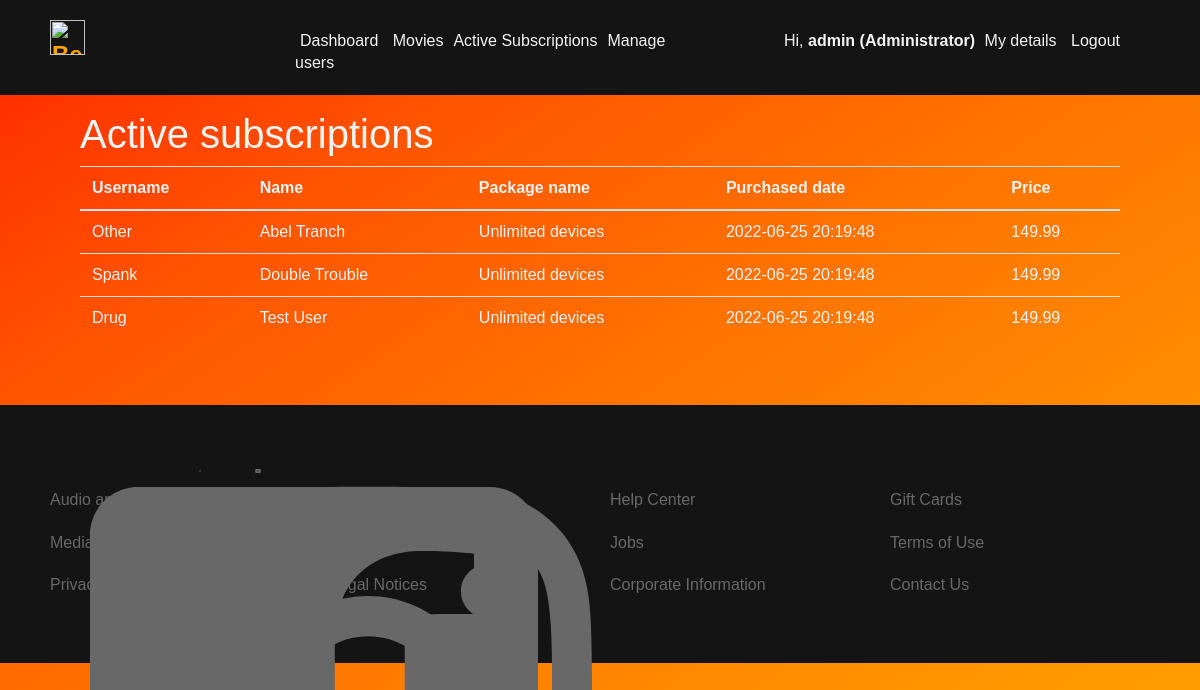
/admin/subscriptions.php (signed in), run on the app's committed database.
### tables this page shows
CREATE TABLE IF NOT EXISTS `order_details` (
  `id` int(11) NOT NULL AUTO_INCREMENT,
  `order_id` int(11) DEFAULT NULL,
  `product_id` int(11) DEFAULT NULL,
  `product_name` varchar(50) DEFAULT NULL,
  `product_price` float(6,2) DEFAULT NULL,
  `qty` int(11) DEFAULT NULL,
  `total_price` double(6,2) DEFAULT NULL,
  PRIMARY KEY (`id`)
);

CREATE TABLE IF NOT EXISTS `orders` (
  `id` int(11) NOT NULL AUTO_INCREMENT,
  `user_id` varchar(50) NOT NULL DEFAULT '0',
  `first_name` varchar(255) NOT NULL,
  `last_name` varchar(255) NOT NULL,
  `total_price` float(6,2) NOT NULL DEFAULT 0.00,
  `order_status` varchar(255) NOT NULL,
  `created_at` datetime DEFAULT NULL,
  `updated_at` datetime DEFAULT NULL,
  PRIMARY KEY (`id`)
);

CREATE TABLE IF NOT EXISTS `products` (
  `id` int(11) NOT NULL AUTO_INCREMENT,
  `product_name` varchar(255) DEFAULT NULL,
  `product_slug` varchar(255) DEFAULT NULL,
  `short_description` varchar(255) DEFAULT NULL,
  `full_description` text DEFAULT NULL,
  `price` double(10,2) DEFAULT NULL,
  `is_featured` tinyint(1) DEFAULT 0,
  `is_active` tinyint(1) DEFAULT 0,
  `created_at` datetime DEFAULT NULL,
  `updated_at` datetime DEFAULT NULL,
  PRIMARY KEY (`id`)
);

### admin/subscriptions.php (the view, shortened to what this page needs)
<?php
require_once('../config/db.php');
$allSubs = "SELECT o.user_id AS username, o.first_name AS f_name, o.last_name AS l_name, od.product_name AS p_name, o.created_at as c_date, p.short_description AS s_desc , p.price as p_price FROM orders o
INNER JOIN order_details od
ON o.id = od.order_id
INNER JOIN products p
ON od.product_id = p.id";
$handle = $pdo->prepare($allSubs);
$handle->execute();
$subs = $handle->fetchAll();
?>
<html>
<head>
    <link rel="stylesheet" href="https://stackpath.bootstrapcdn.com/bootstrap/4.1.3/css/bootstrap.min.css">
    <link rel="stylesheet" type="text/css" href="../assets/css/main.css">
</head>
<body id="home">
<div class="wrapper">
    <?php include('comp/header.php') ?>
    <section class="main-container container">
        <h1>Active subscriptions</h1>
        <table class="table">
            <thead>
            <tr>
                <th>Username</th>
                <th>Name</th>
                <th>Package name</th>
                <th>Purchased date</th>
                <th>Price</th>
            </tr>
            </thead>
            <tbody>
            <?php foreach($subs as $sub): ?>
                <tr>
                    <td><?php echo $sub['username']?></td>
                    <td><?php echo $sub['f_name'].' '.$sub['l_name']?></td>
                    <td><?php echo $sub['p_name']?></td>
                    <td><?php echo $sub['c_date'] ?></td>
                    <td><?php echo $sub['p_price']?></td>
                </tr>
            <?php endforeach;?>
            </tbody>
        </table>
    </section>
    <?php include('comp/footer.php') ?>
</div>
</body>
</html>

### assets/css/main.css (style rules this page uses)
:root { --primary: #141414; --light: #F3F3F3; --dark: #686868; }
html, body { width: 100vw; min-height: 100vh; margin: 0; padding: 0; color: var(--light); font-family: Arial, Helvetica, sans-serif; box-sizing: border-box; line-height: 1.4; background-image: linear-gradient(to right bottom, #ff2500, #ff5400, #ff7300, #ff8d00, #ffa500); }
h1 { padding-top: 60px; }
.wrapper { margin: 0; padding: 0; }
.main-container { padding: 50px; }

### data on the page
order_details: order.user_id "Other", order.first_name "Abel", order.last_name "Tranch", product_name "Unlimited devices", order.created_at "2022-06-25 20:19:48", product.price "149.99"
order_details: order.user_id "Spank", order.first_name "Double", order.last_name "Trouble", product_name "Unlimited devices", order.created_at "2022-06-25 20:19:48", product.price "149.99"
order_details: order.user_id "Drug", order.first_name "Test", order.last_name "User", product_name "Unlimited devices", order.created_at "2022-06-25 20:19:48", product.price "149.99"

### other printed values
$user "admin (Administrator)"
